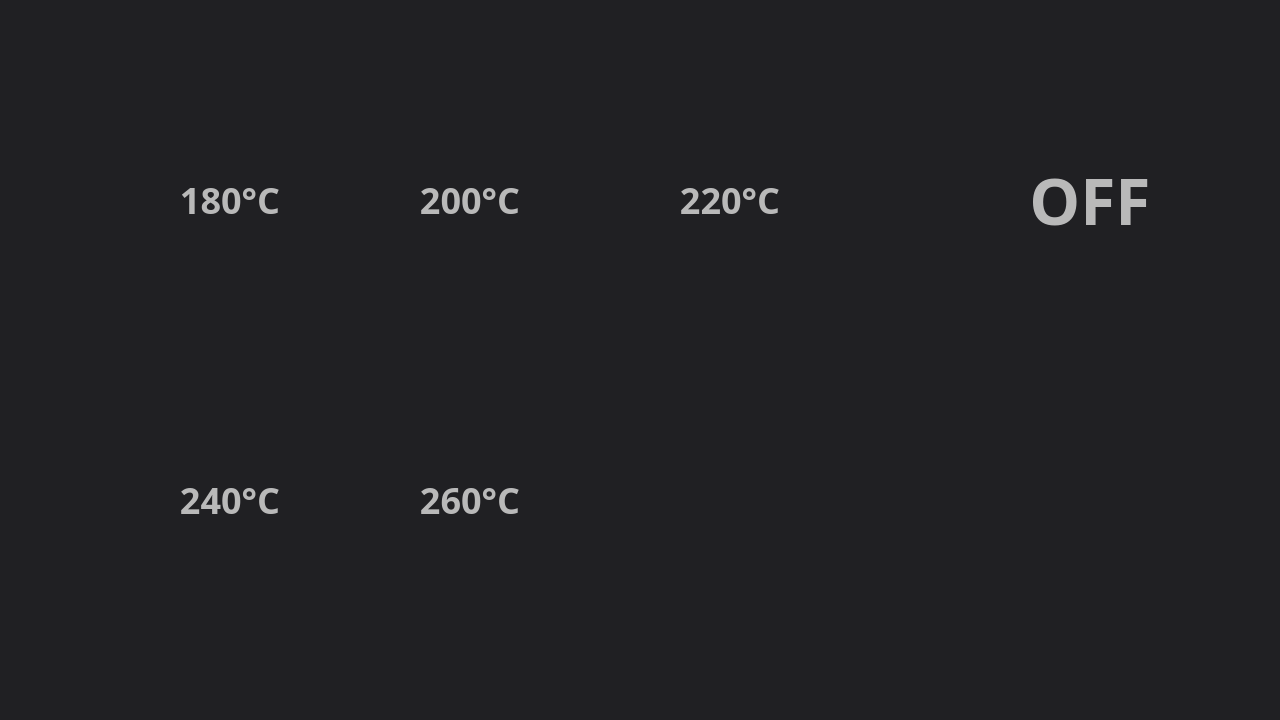
<?xml version="1.0" encoding="UTF-8"?>
<ui version="4.0">
 <class>chooseTemp</class>
 <widget class="QWidget" name="chooseTemp">
  <property name="geometry">
   <rect>
    <x>0</x>
    <y>0</y>
    <width>1280</width>
    <height>720</height>
   </rect>
  </property>
  <property name="windowTitle">
   <string>Form</string>
  </property>
  <property name="styleSheet">
   <string notr="true"/>
  </property>
  <widget class="QPushButton" name="pushButton">
   <property name="geometry">
    <rect>
     <x>140</x>
     <y>110</y>
     <width>180</width>
     <height>180</height>
    </rect>
   </property>
   <property name="styleSheet">
    <string notr="true">font-weight: bold;font-family:Barlow;color: rgb(185, 185, 185);
font-size: 36px;
text-align: center;
font-family: Barlow;
background-image: url(:/TempButton.png);
border:none;

background-color: rgba(255, 255, 255, 0);</string>
   </property>
   <property name="text">
    <string>180°C</string>
   </property>
  </widget>
  <widget class="QPushButton" name="pushButton_2">
   <property name="geometry">
    <rect>
     <x>380</x>
     <y>110</y>
     <width>180</width>
     <height>180</height>
    </rect>
   </property>
   <property name="styleSheet">
    <string notr="true">font-weight: bold;font-family:Barlow;color: rgb(185, 185, 185);
font-size: 36px;
text-align: center;
font-family: Barlow;
background-image: url(:/TempButton.png);
border:none;
background-color: rgba(255, 255, 255, 0);</string>
   </property>
   <property name="text">
    <string>200°C</string>
   </property>
  </widget>
  <widget class="QPushButton" name="pushButton_3">
   <property name="geometry">
    <rect>
     <x>640</x>
     <y>110</y>
     <width>180</width>
     <height>180</height>
    </rect>
   </property>
   <property name="styleSheet">
    <string notr="true">font-weight: bold;font-family:Barlow;color: rgb(185, 185, 185);
font-size: 36px;
text-align: center;
font-family: Barlow;
background-image: url(:/TempButton.png);
border:none;
background-color: rgba(255, 255, 255, 0);
</string>
   </property>
   <property name="text">
    <string>220°C</string>
   </property>
  </widget>
  <widget class="QPushButton" name="pushButton_4">
   <property name="geometry">
    <rect>
     <x>140</x>
     <y>410</y>
     <width>180</width>
     <height>180</height>
    </rect>
   </property>
   <property name="styleSheet">
    <string notr="true">font-weight: bold;font-family:Barlow;color: rgb(185, 185, 185);
font-size: 36px;
text-align: center;
font-family: Barlow;
background-image: url(:/TempButton.png);
border:none;
background-color: rgba(255, 255, 255, 0);</string>
   </property>
   <property name="text">
    <string>240°C</string>
   </property>
  </widget>
  <widget class="QPushButton" name="pushButton_5">
   <property name="geometry">
    <rect>
     <x>380</x>
     <y>410</y>
     <width>180</width>
     <height>180</height>
    </rect>
   </property>
   <property name="styleSheet">
    <string notr="true">font-weight: bold;font-family:Barlow;color: rgb(185, 185, 185);
font-size: 36px;
text-align: center;
font-family: Barlow;
background-image: url(:/TempButton.png);
border:none;
background-color: rgba(255, 255, 255, 0);</string>
   </property>
   <property name="text">
    <string>260°C</string>
   </property>
  </widget>
  <widget class="QPushButton" name="pushButton_6">
   <property name="geometry">
    <rect>
     <x>1000</x>
     <y>110</y>
     <width>180</width>
     <height>180</height>
    </rect>
   </property>
   <property name="styleSheet">
    <string notr="true">font-weight: bold;font-family:Barlow;color: rgb(185, 185, 185);
font-size: 64px;
text-align: center;
font-family: Barlow;
image: url(:/TempOffButton.png);
border:none;
background-color: rgba(255, 255, 255, 0);</string>
   </property>
   <property name="text">
    <string>OFF</string>
   </property>
  </widget>
  <widget class="QLabel" name="label">
   <property name="geometry">
    <rect>
     <x>0</x>
     <y>0</y>
     <width>1280</width>
     <height>720</height>
    </rect>
   </property>
   <property name="styleSheet">
    <string notr="true">background-color: rgba(32, 32, 35, 255);</string>
   </property>
   <property name="text">
    <string/>
   </property>
  </widget>
  <zorder>label</zorder>
  <zorder>pushButton</zorder>
  <zorder>pushButton_2</zorder>
  <zorder>pushButton_3</zorder>
  <zorder>pushButton_4</zorder>
  <zorder>pushButton_5</zorder>
  <zorder>pushButton_6</zorder>
 </widget>
 <resources/>
 <connections/>
</ui>
